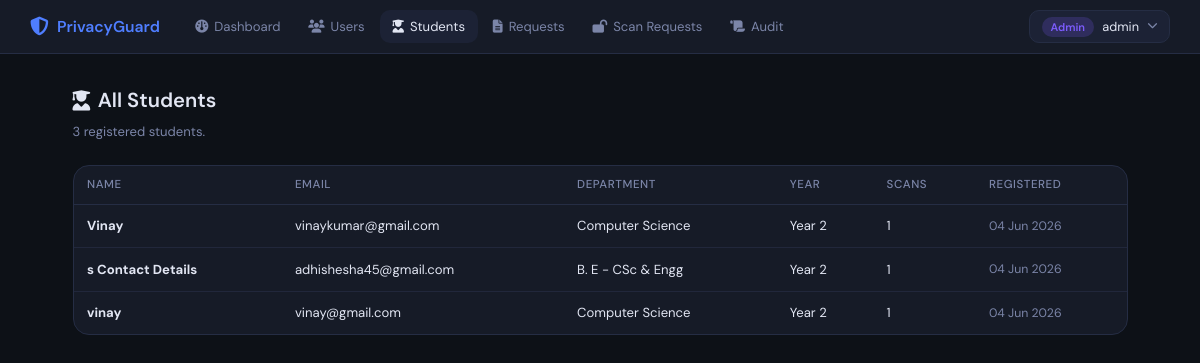
The page /admin/students (signed in) on the database its author committed.
### models.py (models this page shows, shortened)
class Student(db.Model):
    __tablename__ = 'student'
    id         = db.Column(db.Integer, primary_key=True)
    name       = db.Column(db.String(120), nullable=False)
    email      = db.Column(db.String(120), unique=True, nullable=False)
    phone      = db.Column(db.String(20))
    address    = db.Column(db.Text)
    dob        = db.Column(db.String(20))
    department = db.Column(db.String(80))
    year       = db.Column(db.Integer)
    created_at = db.Column(db.DateTime, default=datetime.utcnow)
    user           = db.relationship('User',         back_populates='student',  uselist=False)
    share_requests = db.relationship('ShareRequest', back_populates='student',  lazy='dynamic')
    consent_logs   = db.relationship('ConsentLog',   back_populates='student',  lazy='dynamic')
    scan_histories = db.relationship('ScanHistory',  back_populates='student',  lazy='dynamic')
    scan_requests  = db.relationship('ScanRequest',  back_populates='student',  lazy='dynamic')

### routes/admin.py (the view)
@admin_bp.route('/students')
@admin_required
def students():
    all_students = Student.query.order_by(Student.name).all()
    return render_template('admin/students.html', students=all_students)

### routes/admin.py (called while the page is built)
def admin_required(f):
    @wraps(f)
    def decorated(*args, **kwargs):
        if session.get('role') != 'admin':
            flash('Admin access required.', 'danger')
            return redirect(url_for('auth.login'))
        return f(*args, **kwargs)
    return decorated

### templates/admin/students.html (shortened to what this page needs)
{% extends "base.html" %}
{% block content %}
<div class="page-header">
  <div><h2><i class="fa fa-user-graduate"></i> All Students</h2><p class="text-muted">{{ students|length }} registered student{{ 's' if students|length != 1 }}.</p></div>
</div>
<div class="card">
  <div class="card-body" style="padding:0">
    {% if students %}
    <table class="table">
      <thead><tr><th>Name</th><th>Email</th><th>Department</th><th>Year</th><th>Scans</th><th>Registered</th></tr></thead>
      <tbody>
        {% for s in students %}
        <tr>
          <td><strong>{{ s.name }}</strong></td>
          <td>{{ s.email }}</td>
          <td>{{ s.department or '—' }}</td>
          <td>{% if s.year %}Year {{ s.year }}{% else %}—{% endif %}</td>
          <td>{{ s.scan_histories.count() }}</td>
          <td class="text-muted" style="font-size:.82rem;">{{ s.created_at.strftime('%d %b %Y') }}</td>
        </tr>
        {% endfor %}
      </tbody>
    </table>
    {% else %}
    <div class="empty-state"><i class="fa fa-user-graduate fa-2x text-muted"></i><p class="text-muted mt-1">No students registered yet.</p></div>
    {% endif %}
  </div>
</div>
{% endblock %}

### static/css/style.css (style rules this page uses)
:root { --bg: #0d1117; --bg2: #161b27; --bg3: #1c2235; --border: #252d44; --text: #e2e6f3; --text2: #7b85a8; --accent: #4f7eff; --accent2: #7c5cfc; --success: #22d3a0; --warning: #f5a623; --danger: #f25c6e; --info: #38bdf8; --radius: 10px; --radius-lg: 16px; --font: 'DM Sans', sans-serif; --mono: 'JetBrains Mono', monospace; --shadow: 0 4px 32px rgba(0,0,0,.55); --t: 0.18s ease; }
*, *::before, *::after { box-sizing: border-box; margin: 0; padding: 0; }
html { font-size: 15px; }
body { font-family: var(--font); background: var(--bg); color: var(--text); min-height: 100vh; line-height: 1.65; }
.page-header { display:flex; align-items:flex-start; justify-content:space-between; margin-bottom:1.5rem; flex-wrap:wrap; gap:.75rem; }
.page-header h2 { font-size:1.35rem; font-weight:600; display:flex; align-items:center; gap:.5rem; }
.page-header p { color:var(--text2); font-size:.875rem; margin-top:.25rem; }
.card { background:var(--bg2); border:1px solid var(--border); border-radius:var(--radius-lg); overflow:hidden; }
.card-body { padding:1.25rem; }
.table { width:100%; border-collapse:collapse; font-size:.875rem; }
.table th { text-align:left; padding:.6rem .9rem; color:var(--text2); font-weight:500; font-size:.77rem; text-transform:uppercase; letter-spacing:.05em; border-bottom:1px solid var(--border); }
.table td { padding:.7rem .9rem; border-bottom:1px solid rgba(37,45,68,.7); vertical-align:middle; }
.table tr:last-child td { border-bottom:none; }
.text-muted { color:var(--text2) !important; }

### rows shown on the page
Student: name "Vinay", email "vinaykumar@gmail.com", department "Computer Science", year "2", scan_histories.count "1", created_at "04 Jun 2026"
Student: name "s Contact Details", email "adhishesha45@gmail.com", department "B. E - CSc & Engg", year "2", scan_histories.count "1", created_at "04 Jun 2026"
Student: name "vinay", email "vinay@gmail.com", department "Computer Science", year "2", scan_histories.count "1", created_at "04 Jun 2026"

### other values the page prints
{{ session.role }} "Admin"
{{ session.username }} "admin"
{{ students|length }} "3"
{{ 's' if students|length != 1 }} "s"
